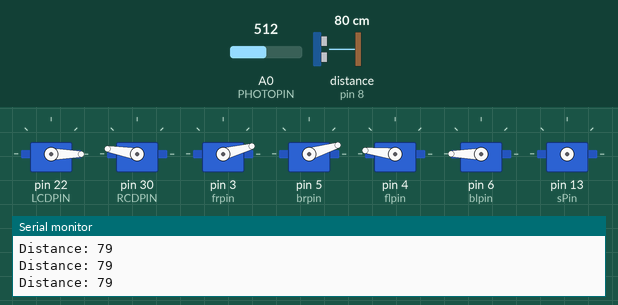
This sketch was run on a simulated Arduino Mega 2560, built with avr-gcc and run on an emulated ATmega2560. Shown: 7 × servo, the last lines printed to the serial monitor. The test bench sets the inputs (shaded band); at power-on: distance to the obstacle (sensor on pin 8) 80 cm, A0 (PHOTOPIN) = 512. The echo pulse lasts 58.3 µs per cm.

Above: at 6.1 s.
6.2 s: distance to the obstacle (sensor on pin 8) set to 13 cm
14.0 s: distance to the obstacle (sensor on pin 8) set to 10 cm
At 14.7 s:
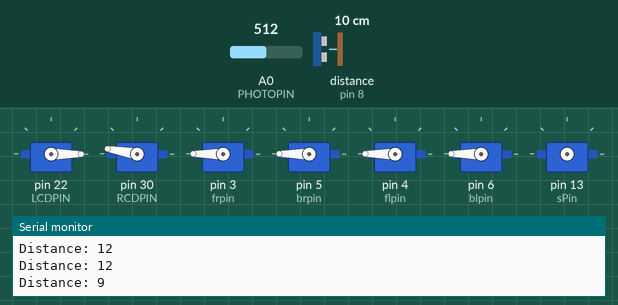
At 18.0 s:
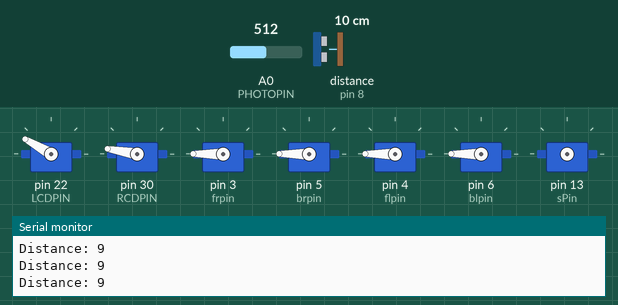
Timing chart, 0 to 64.3 s (numbered marks = the images above; inputs shaded):
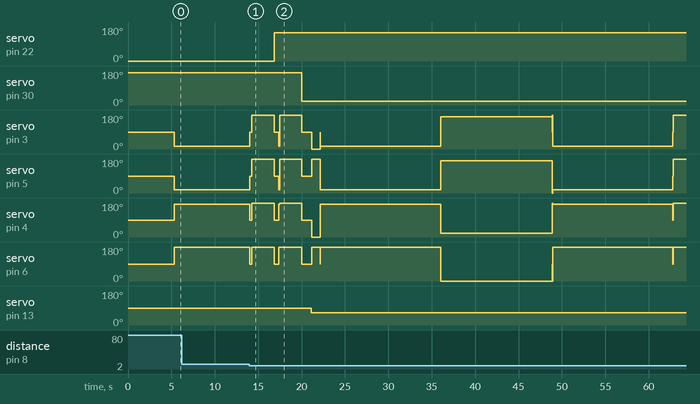

The sketch:

Aggregated_Robot.ino
```cpp
#include <Servo.h>
#include <SoftwareSerial.h>
#include ".\Chip_Dispenser.h"
#include ".\Robotic Arm.h"
#include ".\Start Button.h"
#include ".\Pushing_Mechanism_Test.h"
//#include ".\colorSensor.h"
#include ".\GMSFunctionality.h"
#include ".\Ultra_Sonic_Sensor_2.0.h"
#include ".\Photoresistor.h"

int wall = 15 - 5; // Seems to be a good distance from the wall.


void start(){
  initDisp();
  GMSInit();
  SSsetup();
  photoInit();

}
//Habitat Chip Firework routine
void HCFRoutine(){
  long xDistance = 0;
  long yDistance = 0;
  //start to habitat 1 and drop chips
  pinMode(STARTPIN, INPUT);
  Serial.begin(9600);
  start();
  photoLoop();
  forward(10);
  xDistance = 1.9*(sonarLoop(wall)); //Finding the time it takes to go from start to hab1. Using proportions you can estimate the xdistasnce of field.
  halt(250);
  ninetyRight();
  halt(10);
  openLeft();

  //habitat 1 to habitat 2. drop 2nd disp chips
  halt(500);
  forward(10);
  yDistance = sonarLoop(wall); //Finding the y distance based on how long it takes to go from hab1 to hab2
  ninetyRight();
  halt(10);
  left(750);
  halt(1000);


  //lower dozer, go from habitat 2 to recycling zone
  reposition(0);
  forward(xDistance);
  halt(10);
  reposition(1);
  halt(1000);

  //back up, move right, go forward to fireworks display
  backward(xDistance/2);
  halt(10);
  right(yDistance/2);
  halt(10);
  reposition(0);
  forward(xDistance/2);

  //flip fireworks display from off to on
  halt(1000);
  right(yDistance/4);
  halt(10);
}


void lawnmower(){
  long xDistance = 0;
  long yDistance = 0;
  long xDozDist = 0;
  long yDozDist = 0;
  //go from start, to habitat 1 and drop chips
  pinMode(STARTPIN, INPUT);
  Serial.begin(9600);
  start();
  //photoLoop();
  forward(10);
  xDistance = 1.9*(sonarLoop(wall)); //Finding the time it takes to go from start to hab1. Using proportions you can estimate the xdistasnce of field.
  halt(250);
  ninetyRight();
  halt(10);
  openLeft();


//go from habitat 1 to habitat 2. drop disp 2 chips
  halt(500);
  forward(10);
  yDistance = sonarLoop(wall); //Finding the y distance based on how long it takes to go from hab1 to hab2
  ninetyRight();
  halt(10);
  //openRight();
  halt(500);


//Calculating xDozDist and yDozDist
xDozDist = 0.9*xDistance ;
yDozDist = 0.9*yDistance ;

//Drop dozer and go to recycling zone
  initPM();
  delay(500);
  reposition(0);
  forward(xDozDist);
  halt(10);
  backward(yDistance/8);
  halt(10);
  ninetyRight();
  halt(10);
  left(yDistance/8);
  halt(10);
  for(int i = 0; i < 7; i++){
    forward(yDozDist);
    halt(250);
    backward(yDozDist);
    halt(10);
    right(2250);
    halt(10);
  }

  right(2250);
  halt(10);
  ninetyLeft();
  halt(10);
  right(yDistance);
  halt(10);
  forward((xDistance*3)/4);
  halt(10);
  backward(xDistance/2);
  halt(10);
  left(yDistance/2);
  halt(10);
  forward((xDistance*3)/4);
  halt(10);
  right(xDistance/2);
  halt(10);
}

void brayLawn(){
  long xDistance = 0;
  long yDistance = 0;
  long xDozDist = 0;
  long yDozDist = 0;
  Servo rightDisp;

  //go from start, to habitat 1 and drop chips
  pinMode(STARTPIN, INPUT);
  Serial.begin(9600);
  start();
  photoLoop();
  forward(10);
  xDistance = 1.9*(sonarLoop(wall)); //Finding the time it takes to go from start to hab1. Using proportions you can estimate the xdistasnce of field.
  halt(250);
  ninetyRight();
  halt(10);
  openLeft();


//go from habitat 1 to habitat 2. drop disp 2 chips
  halt(500);
  forward(10);
  yDistance = sonarLoop(wall); //Finding the y distance based on how long it takes to go from hab1 to hab2
  ninetyRight();
  halt(10);
  //rightDisp.write(20);
 // rightDisp.attach(26);
  openRight();
  halt(500);


//Calculating xDozDist and yDozDist
xDozDist = 0.9*xDistance ;
yDozDist = 0.9*yDistance ;

//Drop dozer and go to recycling zone
  initPM();
  delay(500);
  pushMech(0);
  halt(10);
  left(1000);
  halt(10);
  forward(xDozDist - (xDistance/16));
  halt(10);
  backward(xDozDist - (xDistance/8));
  halt(10);
  right(yDistance/3);


  forward(xDozDist - xDistance/16);
  halt(10);
  ninetyRight();
  halt(10);
  forward((yDozDist)/16);
  halt(10);
  backward((yDozDist)/16);
  halt(10);
  ninetyLeft();
  backward(xDozDist - xDistance/16);
  right(yDistance/2);

//Shift left aand go to second recycling zone
  halt(10);
  forward(xDozDist - xDistance/4);
  halt(10);
  backward(xDozDist - xDistance/4);
  halt(10);

  left(yDistance/3);
  forward(xDozDist - xDozDist/4);
  halt(10);
  right(yDistance/3);
  halt(10);

//
}
Servo tServo;
int testPin = 11;
void setup() {
  long distance = 0;
  start();
  delay(5000);
  brayLawn();
  // initPM();
  // pushMech(0);
  // delay(2000);
 // pushMech(1);

  //pushMech(0);

}


void loop() {
  // put your main code here, to run repeatedly:

}
```

Chip_Dispenser.h
```cpp
#include <Servo.h>
//Chip Dispenser Constants

int LCDPIN = 22;
int RCDPIN = 30; //used to be 25
Servo leftDisp, rightDisp;

void initDisp(){
  leftDisp.write(0);
  rightDisp.write(170);
  delay(100);
  leftDisp.attach(LCDPIN);
  rightDisp.attach(RCDPIN);
}

void openLeft(){
  leftDisp.write(150);
}

void openRight(){
  rightDisp.write(20);
}

void closeLeft(){
  leftDisp.write(0);
}

void closeRight(){
  rightDisp.write(170);
}
```

GMSFunctionality.h
```cpp
#include <Servo.h>
//back left for some reason behaves the opposite of others (ccw is cw and vice versa)
Servo frontRight;
Servo frontLeft;
Servo backRight;
Servo backLeft;

//Motor pin numbers
int frpin = 3;
int flpin = 4;
int brpin = 5;
int blpin = 6;

//Halting constants for different motors. In using old servos, they are not accurate to original spec for PWM values. These constants offset this.
int frStop = 90; //front right
int flStop = 90;// front left
int brStop = 90;// back right
int blStop = 90;// back left 0 = ccw, 180 = cw

//Constants for the motors to move completely clockwise and counterclockwise at maximum power
int cw = 180;
int ccw = 0;

//Tests the quality of each servo motor
void testServo(){
  delay(3000);

  frontRight.write(89);
  frontLeft.write(80);
  backLeft.write(58);
  backRight.write(74);


  delay(2000);

  frontRight.write(180);
  frontLeft.write(180);
  backLeft.write(180);
  backRight.write(180);
  delay(2000);

  frontRight.write(89);
  frontLeft.write(80);
  backLeft.write(58);
  backRight.write(74);
}

//Halts all servo motors
void halt(int runtime){
  frontRight.write(frStop);
  backRight.write(brStop);
  frontLeft.write(flStop);
  backLeft.write(blStop);
  delay(runtime);
}

//Robot moves in forward direction
void backward(int runtime){
  frontRight.write(172);
  backRight.write(170);
  frontLeft.write(20);
  backLeft.write(0);
  delay(runtime);
}

//Robot moves in backward direction
void forward(int runtime){
  frontRight.write(15); //orig 8
  backRight.write(17); //orig 10
  frontLeft.write(173); //orig 180
  backLeft.write(180);
  delay(runtime);
}

//Robot shifts horizontally right
void left(int runtime){
  frontRight.write(ccw);
  backRight.write(cw);
  frontLeft.write(ccw);
  backLeft.write(cw);
  delay(runtime);
}

//Robot shifts horizontally left
void right(int runtime){
  frontRight.write(cw);
  backRight.write(ccw);
  frontLeft.write(cw);
  backLeft.write(ccw);
  delay(runtime);
}

//Robot rotates right (clockwise direction)
void rotLeft(int runtime){
  //about 4 seconds to fully rotate 90 degreees
  frontRight.write(ccw);
  backRight.write(ccw);
  frontLeft.write(ccw);
  backLeft.write(ccw);
  delay(runtime);
}

//Robot rotates left (counterclockwise direction)
void rotRight(int runtime){
  frontRight.write(cw);
  backRight.write(cw);
  frontLeft.write(cw);
  backLeft.write(cw);
  delay(runtime);
}

//Ninety degree turn right
void ninetyRight(){
  frontRight.write(cw);
  backRight.write(cw);
  frontLeft.write(cw);
  backLeft.write(cw);
  delay(2565); //2425
}

//Ninety degree turn left
void ninetyLeft(){
  frontRight.write(ccw);
  backRight.write(ccw);
  frontLeft.write(ccw);
  backLeft.write(ccw);
  delay(2565);//2425
}


//Robot moves diagonally to the right (forward and right)
void diagLeft(int runtime){
  frontRight.write(cw);
  backLeft.write(cw);
  delay(runtime);
}

//Robot moves diagonally to the left (forward and left)
void diagRight(int runtime){
  frontLeft.write(cw);
  backRight.write(cw);
  delay(runtime);
}

//Test the 6 different motions of the robot. Moves forwards and backwards, right and left, rotates right then rotates left
void testMovement(){
  halt(5000);
  forward(4000);
  halt(1000);
  backward(4000);
  halt(1000);
  right(4000);
  halt(1000);
  left(4000);
  halt(1000);
  rotRight(1900);
  halt(1000);
  rotLeft(1900);
  halt(1000);
}

//Completes a square shape without rotation. Tests the 4 directions
void testSquare(){
  halt(5000);
  forward(4000);
  halt(500);
  right(4000);
  halt(500);
  backward(4000);
  halt(500);
  left(4000);
  halt(1000);
}

//Tests the rotation ability of the robot by completing a square in both directions 2350 is a 90 degree turn
void testNASCAR(){
  //Tests the right rotation ability of the robot
  halt(5000);
  forward(4000);
  halt(500);
  rotRight(2350);
  halt(500);
  forward(4000);
  halt(500);
  rotRight(2350);
  halt(500);
  forward(4000);
  halt(500);
  rotRight(2350);
  halt(500);
  forward(4000);
  halt(500);
  rotRight(2350);
  halt(500);
  rotRight(2350);
  halt(500);

  //Tests the left rotation ability of the robot
  forward(4000);
  halt(500);
  rotLeft(4000);
  halt(500);
  forward(4000);
  halt(500);
  rotLeft(4000);
  halt(500);
  forward(4000);
  halt(500);
  rotLeft(4000);
  halt(500);
  forward(4000);
  halt(500);
  rotLeft(4000);
  halt(500);
  rotLeft(4000);
  halt(500);
}

void deliverChips(){
  halt(5000);
  forward(500);
  left(7100);
  halt(2000);
  forward(5800);
  halt(100);
  rotRight(2950);
  halt(2000);
  forward(12000);
}

void cleanup(){
  rotRight(5900);
  halt(2000);
  forward(12000);
  rotLeft(5900);
  halt(2000);
  forward(12000);
  rotRight(5900);
  halt(2000);
  forward(12000);
  halt(10000);
}


//Assigns the PWN pins on the Arduino Mega
void GMSInit() {
  frontRight.attach(frpin);
  backRight.attach(brpin);
  frontLeft.attach(flpin);
  backLeft.attach(blpin);
}
```

Photoresistor.h
```cpp
#include <Servo.h>

int PHOTOPIN = A0;

void photoInit() {
  // put your setup code here, to run once:
  pinMode(PHOTOPIN, INPUT);
  Serial.begin(9600);
}

void photoLoop() {
  int light;
  int done = 0;
  // put your main code here, to run repeatedly:
  while(done == 0){
    Serial.print("Photo output: ");
    light = analogRead(PHOTOPIN);
    Serial.println(light);
    delay(100);
    if(light > 400){
      light = analogRead(PHOTOPIN);
      if(light > 400){
        done = 1;
      }

    }
  }
}
```

Pushing_Mechanism_Test.h
```cpp
/*Code Idea:
 * Pushing Mechanism starts in the upright/vertical/true rampition
 * This rampition has the servo in its halt mode (some number 0-180 that makes the speed 0)
 * when the main program asks to set the pushing mechanism downwards/horizontal/false
 * the program then will set a speed and have the motor continue downwards/clockwise
 * this will end after an arbitrary delay and will be set back to the halt mode
 * this is vice versa for putting the pushing mechanism back upright
 * halt value for test is 75 : halt value for real should be 90
 */


#include <Servo.h>
#include<SoftwareSerial.h>
Servo pmech;

int d =3000;
int Shalt = 85;
int Mhalt  = 1355;
int Mraise = 1390;
int Mlower = 1330;//1410
int raise = 30; // 5
int lower = 40; // 102
bool pPosition = true;
int sPin = 13;

void reposition(bool pPosition){

  //Starts at upright rampition and lowers to downwards rampition
    if(pPosition == false){
     //Go();
     pmech.writeMicroseconds(Mlower);
     delay(1000);
     pmech.writeMicroseconds(Mhalt);
  }
  //Starts at pushing position and goes back to raised position
    if(pPosition == true){
     // Go();
      pmech.writeMicroseconds(Mraise);
      delay(1800);
      pmech.writeMicroseconds(Mhalt);
    }
}
//Micro Down Up
void MDU(){
    reposition(false);
    reposition(true);
    pmech.writeMicroseconds(Mhalt);
}

void MUD(){
    reposition(true);
    reposition(false);
    pmech.writeMicroseconds(Mhalt);
}

void initPM() {
  pmech.write(90);
  pmech.attach(sPin);
  delay(100);
  }

void pushMech(int state){
  if(state == 1){
    pmech.writeMicroseconds(1800);
  }
  else if (state == 0){
    pmech.writeMicroseconds(1200);

  }


}
```

Start_Button.h
```cpp
int STARTPIN = 22;
int LEDPIN = 23;

void waitButton(){
  int state = 0;

  found = 1;
  Serial.print("Here\n");
 while(found != 1){
    state = digitalRead(STARTPIN);
    if(state == HIGH){
      Serial.print("Read as high\n");
      delay(500);
      if(state == HIGH){
        found = 1;
      }
    }
  }
  pinMode(STARTPIN, OUTPUT);
  digitalWrite(LEDPIN, HIGH);
  found = 0;
  while(found == 1){
      state = digitalRead(STARTPIN);
      if(state == LOW){
        Serial.print("Read as low\n");
        delay(500);
        if(state == LOW){
          found = 0;
        }
      }
    }

  Serial.print("Got the button Press\n\n\n");
  digitalWrite(LEDPIN, LOW);
}
```

Ultra_Sonic_Sensor_2.0.h
```cpp
const int trigPin = 9;
const int echoPin = 8;
// defines variables
long duration;
int distance;
void SSsetup() {
  pinMode(trigPin, OUTPUT); // Sets the trigPin as an Output
  pinMode(echoPin, INPUT); // Sets the echoPin as an Input
}
long sonarLoop(int wall) {
  long time1 = 0;
  long time2 = 0;
  long tempDistance = 1;
  long timeElapsed = 0;
  int done = 0;
  // Clears the trigPin
  time1 = millis();
  distance = 10000;
  while(done == 0){
    if(distance > wall){
      digitalWrite(trigPin, LOW);
      delayMicroseconds(2);
      // Sets the trigPin on HIGH state for 10 micro seconds
      digitalWrite(trigPin, HIGH);
      delayMicroseconds(10);
      digitalWrite(trigPin, LOW);
      // Reads the echoPin, returns the sound wave travel time in microseconds
      duration = pulseIn(echoPin, HIGH);
      // Calculating the distance
      distance = duration * 0.034 / 2;
      // Prints the distance on the Serial Monitor
      Serial.print("Distance: ");
      Serial.println(distance);
      delay(100);
            digitalWrite(trigPin, LOW);
      delayMicroseconds(2);
      // Sets the trigPin on HIGH state for 10 micro seconds
      digitalWrite(trigPin, HIGH);
      delayMicroseconds(10);
      digitalWrite(trigPin, LOW);
      // Reads the echoPin, returns the sound wave travel time in microseconds
      duration = pulseIn(echoPin, HIGH);
      // Calculating the distance
      distance = duration * 0.034 / 2;
      // Prints the distance on the Serial Monitor
      Serial.print("Distance: ");
      Serial.println(distance);
      done = 0;
    }
    else{
      done = 1;

    }
  }
  time2 = millis();
  timeElapsed = time2 - time1;
  return timeElapsed;
}
```

Source omitted: Robotic_Arm.h (11210 bytes)

Measured:
- the behaviour switches between 12 and 11 cm on distance to the obstacle (sensor on pin 8) (found by bisection; images 0 and 1)
- after the input at 14.0 s, servo on pin 22 (LCDPIN): 0° → 150° after 2.9 s; servo on pin 30 (RCDPIN): 170° → 20° after 6.0 s
